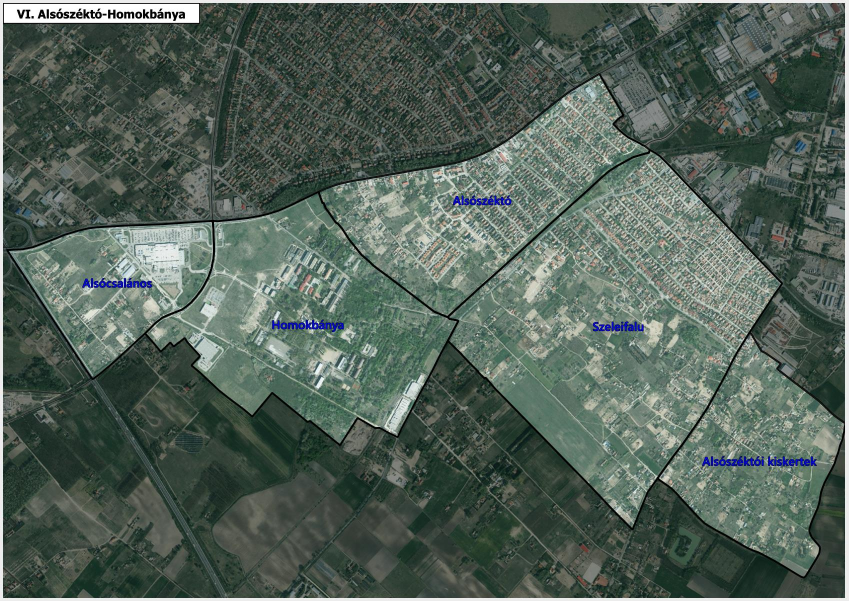
#> input picture data/neighborhoods/sources/municipal-kecskemet-figure78-first/figure78-p166-xref204.jpeg, 1698 x 1202 px (shown at 1/2 size)
$ python trace-source-pixels.py
#> lines starting #> are read from the running program, lines starting #| are printed output that depends on the picture; after the words box and inside, x2 and y2 are one past the last pixel; in counts of white or black regions, pixels touching at a corner belong together
#!/usr/bin/env python3
"""Literal source-black 8-neighbor traces for Figure 78; no georeference.

Manual seeds select the municipal printed contour. Dijkstra paths follow only
actual original-JPEG pixels maxRGB<=45 inside narrow seed-guided corridors.
Shared source sections are traced once and reused exactly in reverse. There
are no allowed label crossings, gap bridges, frame edges, buffer or repair.
"""
import argparse
import hashlib
import heapq
import json
import math
from pathlib import Path
import sys
sys.dont_write_bytecode=True
OUT=Path(__file__).resolve().parent
SOURCE=OUT/'figure78-p166-xref204.jpeg'
SHA='63a05d0c439ef62c8feea3ca0347f7d944b98676c030960a38ccd4a9788870fd'
LIMIT=45
PAD=14
A=(14,500);B=(427,441);C=(289,668);D=(185,757)
E=(638,382);F=(1298,300);G=(895,635);H=(1564,568);I=(1502,666);J=(1264,1057);L=(895,683)
SECTIONS={
 'AB':[A,(63,489),(120,473),(183,456),(246,451),(306,448),(366,444),B],
 'BC':[B,(428,484),(425,529),(414,563),(399,590),(378,613),(347,630),(318,649),C],
 'CD':[C,(263,689),(239,710),(212,734),D],
 'DA':[D,(165,728),(141,690),(114,648),(88,607),(62,566),(37,525),A],
 'BE':[B,(480,437),(531,424),(583,403),E],
 'EG':[E,(649,409),(669,441),(696,477),(727,510),(764,543),(805,578),(847,612),G],
 'GL':[G,(917,643),(906,663),L],
 'LC':[L,(870,731),(846,776),(821,825),(796,874),(755,856),(714,836),(680,888),(648,867),(620,848),(599,832),(571,811),(544,787),(504,830),(468,803),(440,778),(414,752),(397,740),(381,691),(373,678),(352,692),(335,699),(319,682),C],
 'EF':[E,(710,355),(778,345),(846,338),(911,329),(975,304),(1029,270),(1078,231),(1126,193),(1164,167),(1197,149),(1221,187),(1246,230),(1230,244),(1226,248),(1245,266),(1272,283),F],
 'FG':[F,(1248,326),(1197,364),(1148,404),(1097,446),(1047,488),(997,531),(946,578),G],
 'FH':[F,(1343,346),(1387,391),(1431,435),(1476,480),(1520,524),H],
 'HI':[H,(1542,608),(1520,636),I],
 'IJ':[I,(1477,716),(1446,763),(1415,811),(1384,859),(1353,906),(1323,955),(1293,1003),J],
 'JL':[J,(1214,1006),(1164,954),(1115,903),(1066,852),(1016,802),(965,750),(917,704),L],
}
RING_SECTIONS={'Alsócsalános':[('AB',False),('BC',False),('CD',False),('DA',False)],
               'Homokbánya':[('BE',False),('EG',False),('GL',False),('LC',False),('BC',True)],
               'Alsószéktó':[('EF',False),('FG',False),('EG',True)],
               'Szeleifalu':[('FH',False),('HI',False),('IJ',False),('JL',False),('GL',True),('FG',True)]}


def encode(value):return (json.dumps(value,ensure_ascii=False,indent=2,allow_nan=False)+'\n').encode()


def main(check):
#> called with check = False
    import numpy as np
    from PIL import Image,ImageDraw
    from shapely.geometry import Polygon
    from shapely.validation import explain_validity
    if hashlib.sha256(SOURCE.read_bytes()).hexdigest()!=SHA:raise ValueError('Original source JPEG changed')
    source=Image.open(SOURCE).convert('RGB');rgb=np.asarray(source);value=rgb.max(axis=2);height,width=value.shape
#> in main, source is the input picture: PIL image 1698x1202 RGB; mean R, G, B 83.2, 97.9, 88.5
#> after `value = rgb.max(axis=2)`:
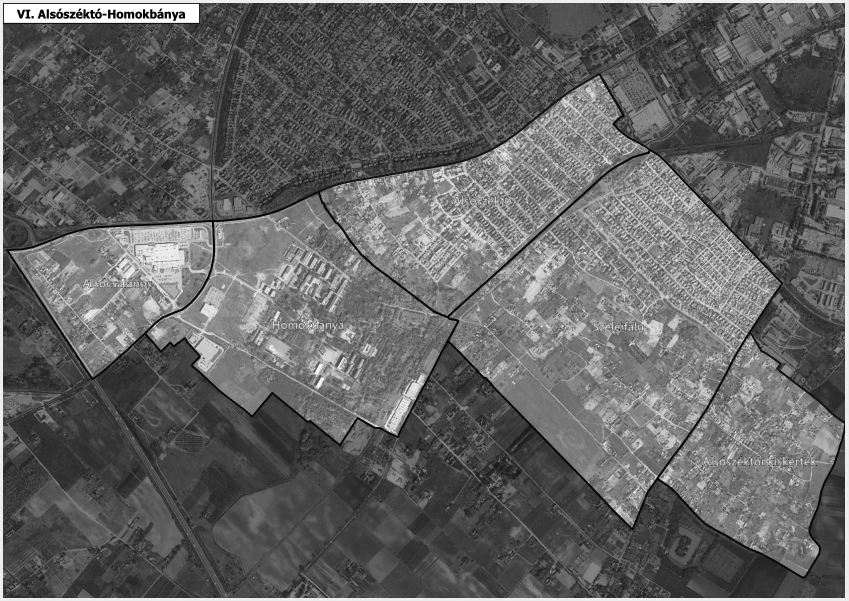
#> value: shape (1202, 1698) (shown at 1/2 size); min 0, max 255, mean 98.6
#> after `height, width = value.shape`: height = 1202; width = 1698
    if (width,height)!=(1698,1202):raise ValueError('Source size changed')
    allowed=value<=LIMIT;snaps={}
#> after `allowed = value <= LIMIT`:
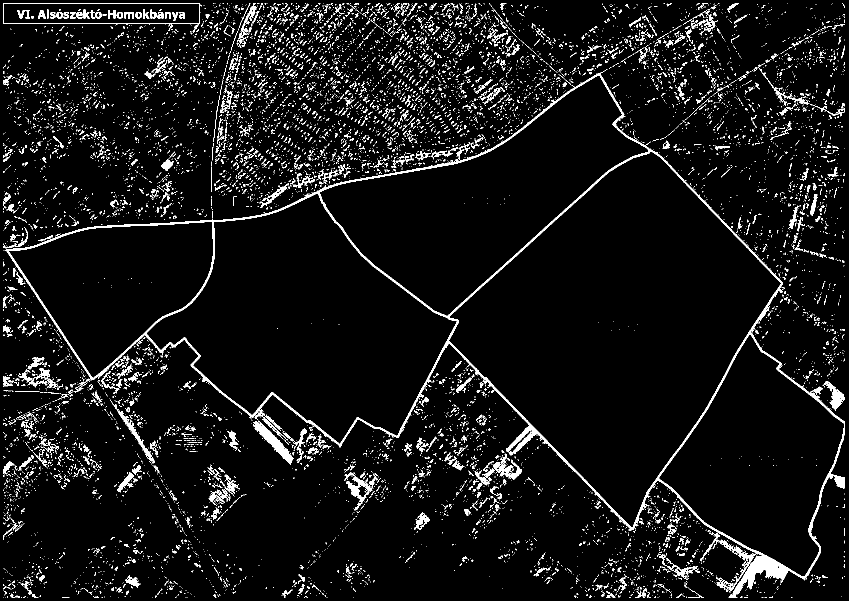
#> allowed: shape (1202, 1698) bool (shown at 1/2 size); 6% white; 10689 white regions (9899 under 20 px), largest, box (x1, y1, x2, y2) and area: (10, 139, 1690, 1196) 32078, (506, 841, 587, 929) 1744, (6, 6, 404, 66) 1336
    def snap(seed):
#> called with seed = (14, 500)
        if seed in snaps:return snaps[seed]
        x,y=seed;choices=[]
        for yy in range(max(0,y-8),min(height,y+9)):
            for xx in range(max(0,x-8),min(width,x+9)):
                if allowed[yy,xx]:choices.append(((xx-x)**2+(yy-y)**2+float(value[yy,xx])*.02,(xx,yy)))
#> after the loop, choices = 110 items
        if not choices:raise ValueError('No actual black source pixel near seed '+str(seed))
        result=min(choices)[1];snaps[seed]=result;return result
#> after `result = min(choices)[1]`: result = (14, 500)
    start=snap(A);component={start};todo=[start]
#> after `start = snap(A)`: start = (14, 500)
#> after `component = {start}`: component = 1 item
#> after `todo = [start]`: todo = [(14, 500)]
    while todo:
        x,y=todo.pop()
        for dx,dy in [(1,0),(-1,0),(0,1),(0,-1),(1,1),(1,-1),(-1,1),(-1,-1)]:
            point=x+dx,y+dy
            if 0<=point[0]<width and 0<=point[1]<height and allowed[point[1],point[0]]and point not in component:
                component.add(point);todo.append(point)
#> this loop made 32078 passes
#> (x, y) on passes 1 to 3: (14, 500), (13, 499), (12, 498)
#> after the loop, component = 32078 items; todo = []
    allowed=np.zeros_like(allowed)
    for x,y in component:allowed[y,x]=True
#> this loop made 32078 passes
#> (x, y) on passes 1 to 3: (1369, 884), (1448, 1177), (1047, 833)
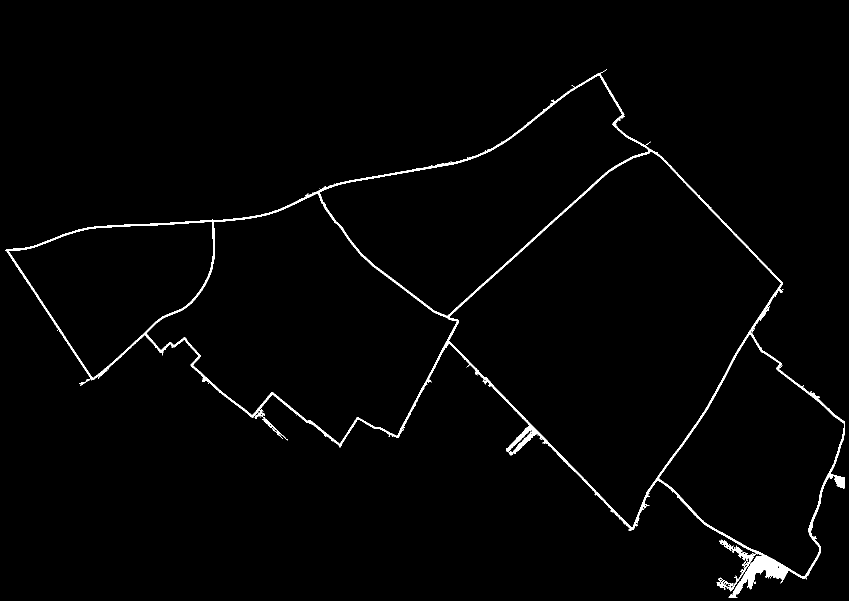
#> allowed: shape (1202, 1698) bool (shown at 1/2 size); 1.6% white; 1 white region, box (x1, y1, x2, y2) and area: (10, 139, 1690, 1196) 32078
    snaps={}
    def distance(p,a,b):
        dx,dy=b[0]-a[0],b[1]-a[1];den=dx*dx+dy*dy
        if not den:return math.dist(p,a)
        t=max(0,min(1,((p[0]-a[0])*dx+(p[1]-a[1])*dy)/den))
        return math.hypot(p[0]-a[0]-t*dx,p[1]-a[1]-t*dy)
    def route(a,b):
        lo=(max(0,min(a[0],b[0])-PAD),max(0,min(a[1],b[1])-PAD))
        hi=(min(width-1,max(a[0],b[0])+PAD),min(height-1,max(a[1],b[1])+PAD))
        best={a:0};back={};todo=[(0,a)]
        while todo:
            score,u=heapq.heappop(todo)
            if score!=best[u]:continue
            if u==b:break
            for dx,dy in [(1,0),(-1,0),(0,1),(0,-1),(1,1),(1,-1),(-1,1),(-1,-1)]:
                v=(u[0]+dx,u[1]+dy)
                if not(lo[0]<=v[0]<=hi[0]and lo[1]<=v[1]<=hi[1])or not allowed[v[1],v[0]]:continue
                off=distance(v,a,b)
                if off>PAD:continue
                new=score+math.hypot(dx,dy)*(1+float(value[v[1],v[0]])*.04)+off*off*.001
                if new<best.get(v,float('inf')):best[v]=new;back[v]=u;heapq.heappush(todo,(new,v))
        if b not in best:raise ValueError('Actual black source path disconnected '+str((a,b)))
        points=[b]
        while points[-1]!=a:points.append(back[points[-1]])
        return points[::-1]
    paths={}
    for key,seeds in SECTIONS.items():
        result=[]
        for a,b in zip(seeds,seeds[1:]):
            part=route(snap(a),snap(b));result.extend(part if not result else part[1:])
        paths[key]=result
        print(key,len(result))
    rings={};polygons={};records=[]
    for name,sections in RING_SECTIONS.items():
        points=[]
        for key,reverse in sections:
            section=paths[key][::-1]if reverse else paths[key]
            if points and points[-1]!=section[0]:raise ValueError('Original source sections do not connect')
            points.extend(section if not points else section[1:])
        if points[0]!=points[-1]:raise ValueError('Open original source circuit')
        if any(max(abs(a[0]-b[0]),abs(a[1]-b[1]))!=1 for a,b in zip(points,points[1:])):raise ValueError('Non-neighbor source edge')
        if any(not allowed[y,x]for x,y in points):raise ValueError('Nonblack source vertex')
        poly=Polygon(points)
        if not poly.is_valid:raise ValueError(name+': '+explain_validity(poly))
        rings[name]=points;polygons[name]=poly
        records.append({'name':name,'denseSourceVertexCountIncludingClosure':len(points),'closed':True,
                        'valid':True,'interiorRingCount':len(poly.interiors),'sourcePixelArea':poly.area,
                        'sourcePixelBounds':list(poly.bounds),'allVerticesActualSourceBlackPixels':True,
                        'maximumMaxRgbOnTrace':max(int(value[y,x])for x,y in points),
                        'everyStep8Neighbor':True,'minimumDistanceToImageFramePixels':min(min(x,y,width-1-x,height-1-y)for x,y in points),
                        'addedClosureOrBridgeEdgeCount':0,'georeferencingPerformed':False})
#> after the loop, polygons = 4 items; records = 4 items; rings = 4 items
    overlaps=[]
    for i,a in enumerate(polygons):
        for b in list(polygons)[i+1:]:
            area=polygons[a].intersection(polygons[b]).area
            if area!=0:raise ValueError('Pixel cell interiors overlap')
            overlaps.append({'a':a,'b':b,'intersectionAreaPixelsSquared':area})
#> this loop made 4 passes
#> a on passes 1 to 4: 'Alsócsalános', 'Homokbánya', 'Alsószéktó', 'Szeleifalu'
#> after the loop, overlaps = 6 items
    results={
      'source-pixel-rings.json':{'schemaVersion':1,'coordinateSystem':'Original embedded JPEG image pixel centers; x right/y down. These are NOT geographic coordinates.','sourceImage':SOURCE.name,'sourceImageSha256':SHA,'sourceImageSize':[width,height],'blackThresholdMaxRgb':LIMIT,'manualSeedCorridorPadPixels':PAD,'literalBlackComponentPixelCount':len(component),'manualSeeds':SECTIONS,'actualSourcePixelSnaps':[{'manualSeed':a,'sourcePixel':b}for a,b in snaps.items()],'sharedSourcePaths':paths,'ringSourceSections':RING_SECTIONS,'rings':rings},
      'proof.json':{'schemaVersion':1,'sourceFigure':78,'sourcePdfPageOneBased':166,'printedPage':164,'sourceImageSha256':SHA,
                    'method':'Manual source-stroke seeds guide bounded Dijkstra traversal on literal maxRGB<=45 JPEG pixels. Every dense edge is an 8-neighbor source-pixel step; shared dividers are reused exactly in reverse.','records':records,'pairwisePixelInteriorOverlaps':overlaps,
                    'blueOrOtherLabelPixelWindowsAllowed':[],'blackComponentSelectionAddsPixelsOrClosesGaps':False,'allSourcePathsLiteralBlack':True,'sourceImageFrameUsedToClose':False,
                    'geometryRepairBufferSnapOrArbitraryChordUsed':False,'noteOnSeedSelection':'Snapping selects an actual nearby source pixel for a manual seed; no geographic geometry is snapped.','georeferencingPerformed':False,'absoluteAccuracyMeters':None,'usableForAddressAssignment':False,
                    'independentReviewStillRequired':True}}
    for filename,result in results.items():
        data=encode(result);p=OUT/filename
        if check:
            if not p.exists()or p.read_bytes()!=data:raise ValueError('Stale or missing artifact '+filename)
        else:p.write_bytes(data)
#> this loop made 2 passes
    if not check:
        preview=source.copy();draw=ImageDraw.Draw(preview)
        for color,(name,points)in zip(['#ff4444','#ffff00','#00ffff','#ff55ff'],rings.items()):draw.line(points,fill=color,width=2)
#> this loop made 4 passes
#> (color, name) on passes 1 to 4: ('#ff4444', 'Alsócsalános'), ('#ffff00', 'Homokbánya'), ('#00ffff', 'Alsószéktó'), ('#ff55ff', 'Szeleifalu')
        preview.save(OUT/'preview.png')
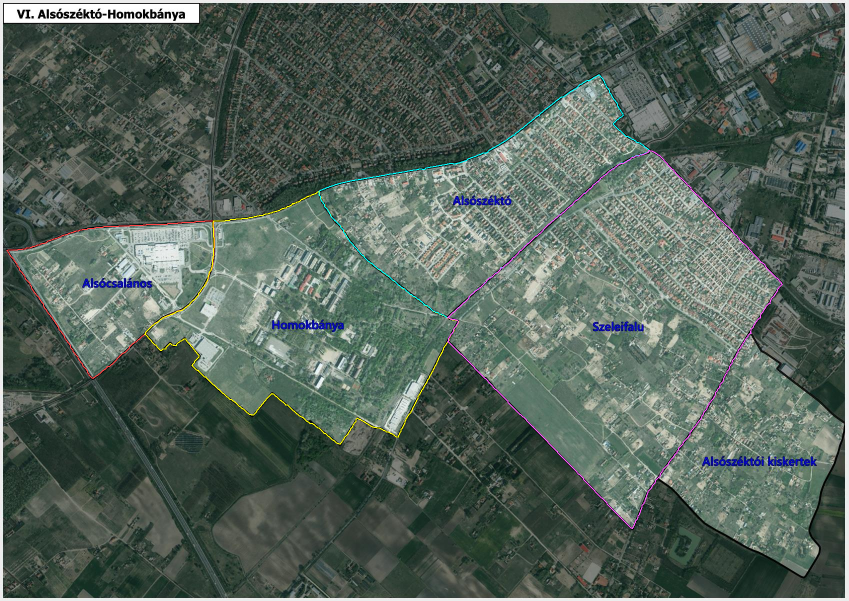
#> saved as preview.png: PIL image 1698x1202 RGB (shown at 1/2 size); mean R, G, B 84.4, 98.8, 89.5
    print(json.dumps({'mode':'check'if check else'build','sourceOnlyFineCellCount':len(rings),'records':records},ensure_ascii=False))
#> (printed output is left out)

if __name__=='__main__':
    p=argparse.ArgumentParser();p.add_argument('--check',action='store_true');main(p.parse_args().check)
